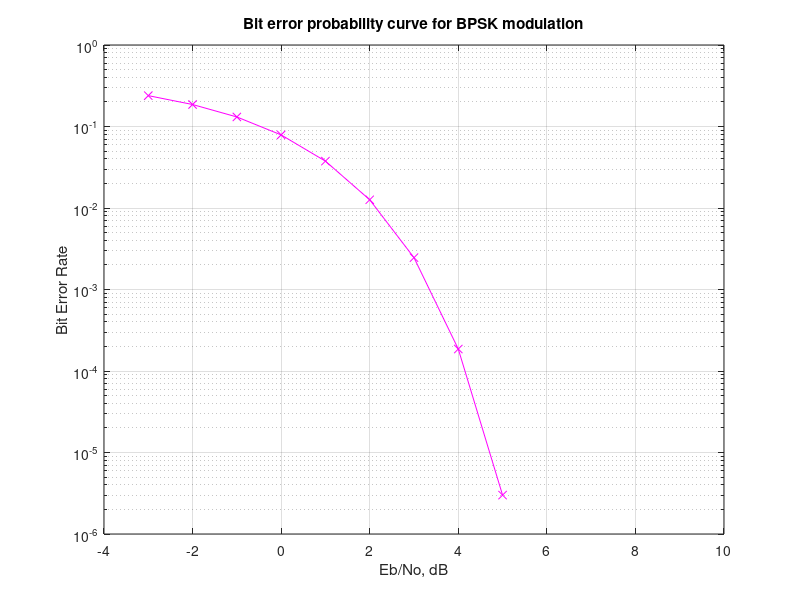

Recreate this plot in MATLAB.
clc;clear all;close all;
N = 10^6; % number of bits or symbols
% Transmitter
ip = rand(1,N)>0.5; % generating 0,1 with equal probability
s = 2*ip-1; % BPSK modulation 0 -> -1; 1 -> 1 
n = 1/sqrt(2)*[randn(1,N) + j*randn(1,N)]; % white gaussian noise, 0dB variance 
Eb_N0_dB = [-3:10]; % SNR in dB
for ii = 1:length(Eb_N0_dB)
   % Noise addition
   y = s + 10^(-Eb_N0_dB(ii)/10)*n; % additive white gaussian noise
   % receiver - hard decision decoding
   ipHat = real(y)>0;
   % counting the errors
   nErr(ii) = size(find([ip- ipHat]),2);
end

simBer = nErr/N; % simulated ber

% plot
close all
figure
%semilogy(Eb_N0_dB,theoryBer,'b.-');
%hold on
semilogy(Eb_N0_dB,simBer,'mx-');
% axis([-3 10 10^-5 0.5])
grid on
%legend('theory', 'simulation');
xlabel('Eb/No, dB');
ylabel('Bit Error Rate');
title('Bit error probability curve for BPSK modulation');
